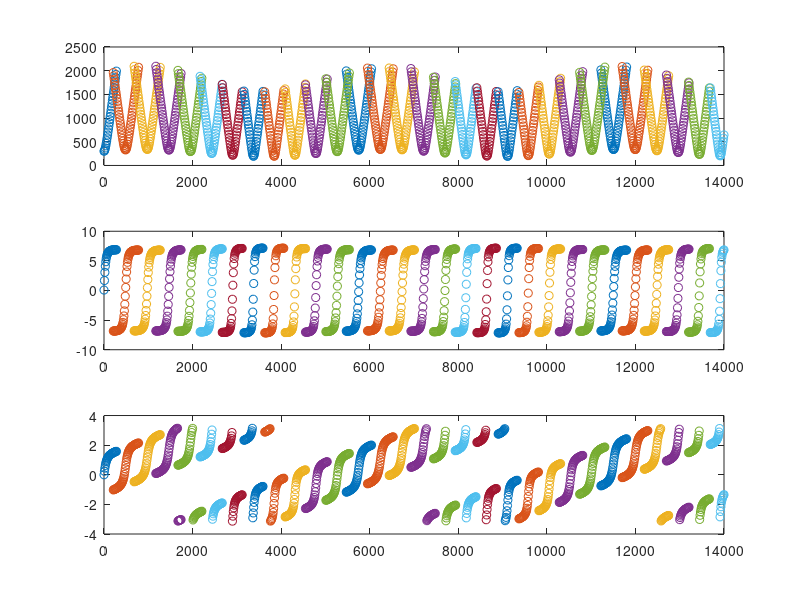
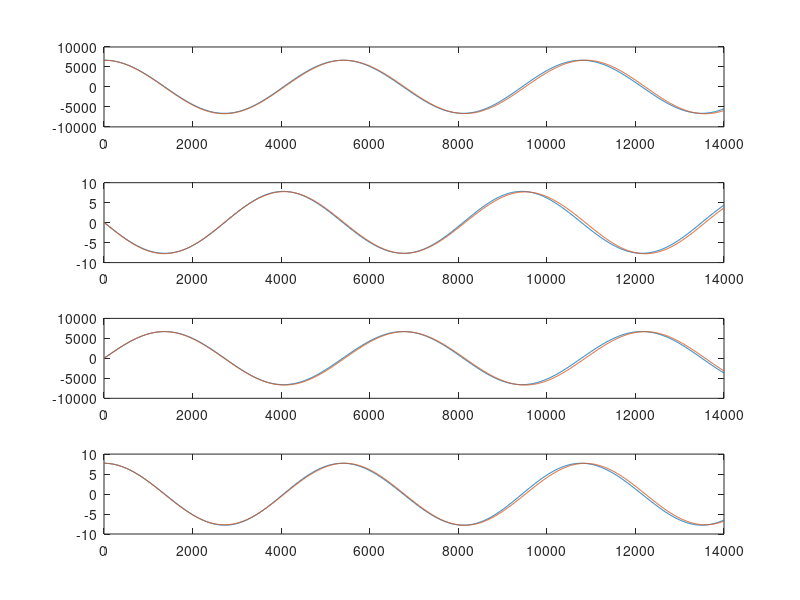
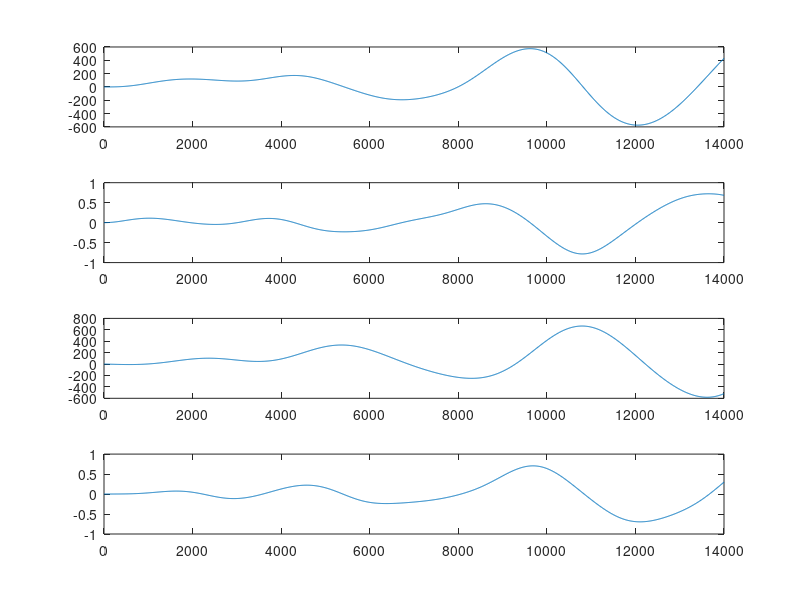

Recreate these plots in MATLAB, in order.
%% full nonlinear sim
% constants
mu = 398600;
Re = 6378;
we = 2*pi/86400;

% radius
r = @(x) sqrt(x(1,:).^2+x(3,:).^2);
% odefun
f = @(t,x) [x(2,:);...
           -mu*x(1,:)./r(x).^3;...
            x(4,:);...
           -mu*x(3,:)./r(x).^3];
% sim setup
dt = 10;
times = 0:dt:14000;
x_pert = [0;0.075;0;-0.021];
x0 = [6678; 0; 0; sqrt(mu/6678)] + x_pert;

% solve ODE
opts = odeset('RelTol',1e-12,'AbsTol',1e-12);
[t,x] = ode45(f,times,x0,opts);
t = t'; x = x'; i = 1:12; nt = length(t); ni = length(i);

% theta i
th = @(t,i) mod(we*t+(i-1)*pi/6+pi,2*pi) - pi;

% Xsi and d/dt Xsi
xi = @(t,i) Re*cos(we*t+(i-1)*pi/6); % t: row, i:col, xi: ni x nt
xi_dot = @(t,i) -we*Re*sin(we*t+(i-1)*pi/6);
% Ysi and d/dt Ysi
yi = @(t,i) Re*sin(we*t+(i-1)*pi/6); % t: row, i:col, yi: ni x nt
yi_dot = @(t,i) we*Re*cos(we*t+(i-1)*pi/6);

% range measurement
p = @(t,x,i) sqrt((x(1,:)-xi(t,i)).^2 + (x(3,:)-yi(t,i)).^2); % t: row, x: 4 x nt, i: col, p: ni x nt
% range rate measurement
p_dot = @(t,x,i) ( (x(1,:)-xi(t,i)).*(x(2,:)-xi_dot(t,i)) + (x(3,:)-yi(t,i)).*(x(4,:)-yi_dot(t,i)) )./p(t,x,i);
% angle measurement
phi = @(t,x,i) atan2(x(3,:)-yi(t,i), x(1,:)-xi(t,i));

% calculate measurements for all 12 ground stations
h = zeros(3,nt,ni);
figure(33); clf()
for i = 1:ni
    % angle measurements over time
    phis = phi(t,x,i);
    % ground station position over time
    ths = th(t,i);

    % vector measurement over time for ground station i
    h(:,:,i) = [p(t,x,i); p_dot(t,x,i); phis];

    % not in view when phi is more than 90 deg from theta
    not_in_view = min(mod(ths-phis,2*pi),mod(phis-ths,2*pi)) > pi/2;

    % set measurements to NaN when not in view
    h(:,not_in_view,i) = NaN;

    % plot measurements
    subplot(3,1,1); plot(t,h(1,:,i),'o'); hold on
    subplot(3,1,2); plot(t,h(2,:,i),'o'); hold on
    subplot(3,1,3); plot(t,h(3,:,i),'o'); hold on
end

%% linearization

% CT jacobians
A = @(x) [0, 1, 0, 0; ...
         -mu/r(x)^3*(1+3*x(1)^2/r(x)^2), 0, 3*mu*x(1)*x(3)/r(x)^5, 0;...
          0, 0, 1, 0;...
          3*mu*x(1)*x(3)/r(x)^5, 0, -mu/r(x)^3*(1+3*x(3)^2/r(x)^2), 0];
B = [0 0;1 0;0 0;0 1];

% set up nominal trajectory
% nominal radius/mean motion/period
r0 = 6678; n0 = sqrt(mu/r0^3); T0 = 2*pi/n0;
x_nom = @(t) [r0*cos(n0*t);...
            -r0*n0*sin(n0*t);...
             r0*sin(n0*t);...
             r0*n0*cos(n0*t)];

% simulate using DT jacobian
Alin_CT = zeros(4,4,nt);
Alin_DT = Alin_CT;
x_lin = zeros(4,nt);
dx = zeros(4,nt+1);
dx(:,1) = x_pert;
for k = 1:nt
    % reconstruct full state as nominal + delta
    x_lin(:,k) = x_nom(t(k)) + dx(:,k);

    % evaluate CT jacobian at the nominal trajectory
    Alin_CT(:,:,k) = A(x_nom(t(k)));
    
    % euler estimate of DT jacobian
    Alin_DT(:,:,k) = eye(4) + dt*Alin_CT(:,:,k);

    % propagate the delta x state
    dx(:,k+1) = Alin_DT(:,:,k)*dx(:,k);
end

% plot linearized sim state on top of the full nonlinear state
figure(44); clf()
subplot(4,1,1); plot(t,x(1,:));
hold on; plot(t,x_lin(1,:));
subplot(4,1,2); plot(t,x(2,:));
hold on; plot(t,x_lin(2,:));
subplot(4,1,3); plot(t,x(3,:));
hold on; plot(t,x_lin(3,:));
subplot(4,1,4); plot(t,x(4,:));
hold on; plot(t,x_lin(4,:));

% plot the difference of the two sims
figure(55); clf()
subplot(4,1,1); plot(t,x(1,:)-x_lin(1,:));
subplot(4,1,2); plot(t,x(2,:)-x_lin(2,:));
subplot(4,1,3); plot(t,x(3,:)-x_lin(3,:));
subplot(4,1,4); plot(t,x(4,:)-x_lin(4,:));

% i = 2;
% % h: ny x nt x ni
% h = @(t,x,i) [reshape(p(t,x,i)',1,nt,ni);...
%               reshape(p_dot(t,x,i)',1,nt,ni);...
%               reshape(phi(t,x,i)',1,nt,ni)];